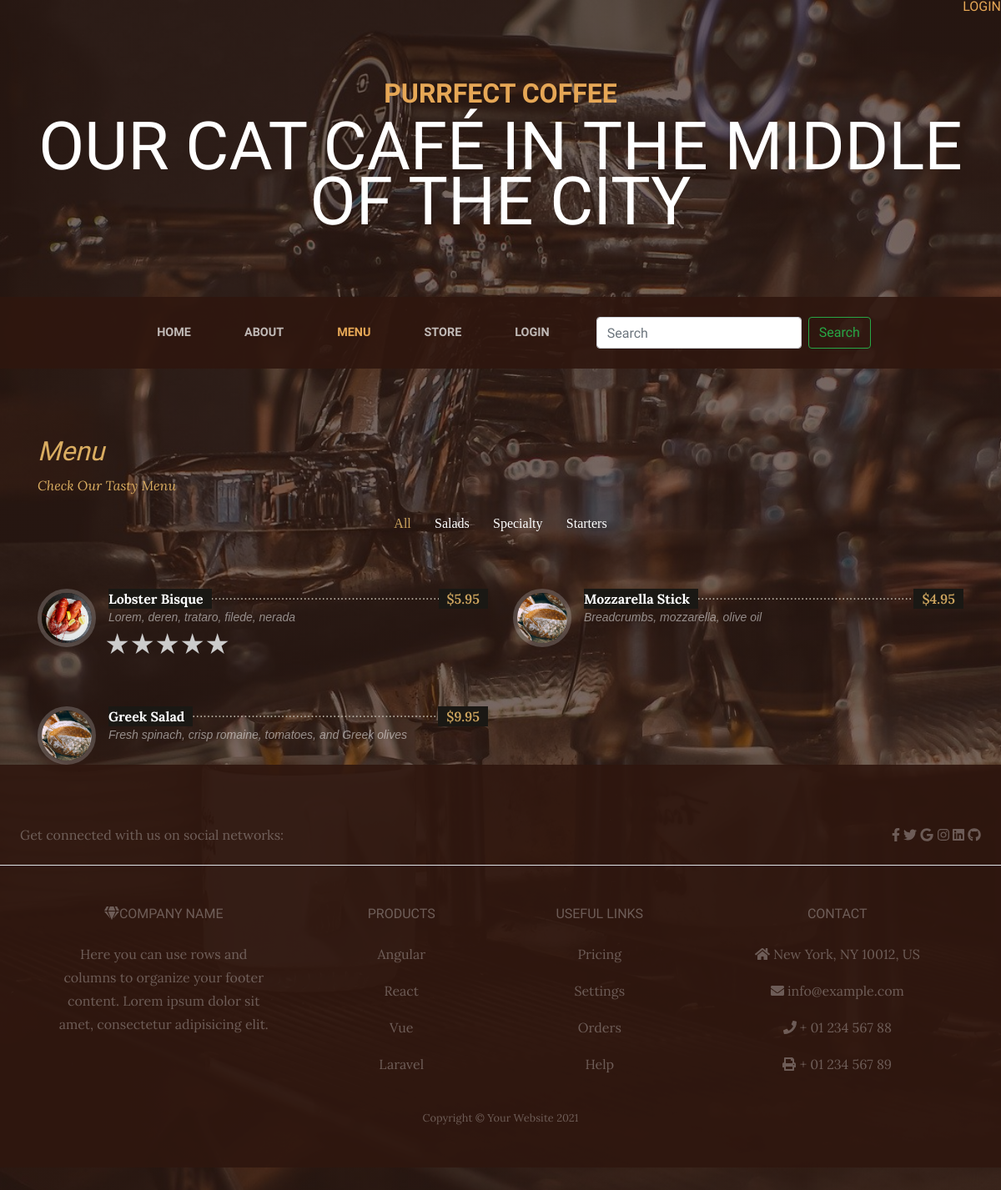
Page /menu.php on the committed database.
### tables this page shows
CREATE TABLE `menufilter` (
  `id` bigint(20) UNSIGNED NOT NULL,
  `filterName` varchar(20) DEFAULT NULL
);

CREATE TABLE `menuitems` (
  `id` bigint(20) UNSIGNED NOT NULL,
  `dish` varchar(50) DEFAULT NULL,
  `ingredients` varchar(200) DEFAULT NULL,
  `price` decimal(4,2) DEFAULT NULL,
  `filter` varchar(20) DEFAULT NULL
);

### menu.php (the view, shortened to what this page needs)
<!DOCTYPE html>
<html lang="en">
  <head>
    <link href="css/styles.css" rel="stylesheet" />
  </head>
  <body>
    <?php
       $page = 'menu';
       require 'header1.php';
    ?>
    <section class="page-section">
      <section id="menu" class="menu section-bg">
        <div class="container" data-aos="fade-up">
          <div class="section-title">
            <h2>Menu</h2>
            <p>Check Our Tasty Menu</p>
          </div>
          <div class="row" data-aos="fade-up" data-aos-delay="100">
            <div class="col-lg-12 d-flex justify-content-center">
              <ul id="menu-flters">
                <li data-filter="*" class="filter-active">All</li>
                <?php
                  require 'utils/connect_db.php';
                  $sql = "SELECT filterName FROM menufilter";
                  $result = $connection->query($sql);
                  if ($result->num_rows > 0) {
                    while($row = $result->fetch_assoc()){
                      echo'
                      <li data-filter=".filter-'.$row["filterName"].'">'.$row["filterName"].'</li>
                      ';
                    }
                  }
                  else {
                      header("Location: ../index.php");
                      exit();
                  }
                ?>
              </ul>
            </div>
          </div>
          <div
            class="row menu-container"
            data-aos="fade-up"
            data-aos-delay="200"
          >
            <div class="col-lg-6 menu-item filter-starters">
              <img
                src="assets/img/menu/lobster-bisque.jpg"
                class="menu-img"
                alt=""
              />
              <div class="menu-content">
                <a href="#">Lobster Bisque</a><span>$5.95</span>
              </div>
              <div class="menu-ingredients">
                Lorem, deren, trataro, filede, nerada
              </div>
              <div class="rate">
                <label for="star5" title="text">5 stars</label>
                <label for="star4" title="text">4 stars</label>
                <label for="star3" title="text">3 stars</label>
                <label for="star2" title="text">2 stars</label>
                <label for="star1" title="text">1 star</label>
              </div>
            </div>
            <?php
              $sql = "SELECT dish, ingredients, price, filter FROM menuItems";
              $result = $connection->query($sql);
              if ($result->num_rows > 0) {
                while($row = $result->fetch_assoc()){
                  echo'
                  <div class="col-lg-6 menu-item filter-'.$row["filter"].'">
                    <img
                      src="assets/img/menu/bread-barrel.jpg"
                      class="menu-img"
                      alt=""
                    />
                    <div class="menu-content"><a>'.$row["dish"].'</a> <span>$'.$row["price"].'</span></div>
                    <div class="menu-ingredients">'.$row["ingredients"].'</div>
                  </div>
                  ';
                }
              }
              else {
                  $connection->close();
                  header("Location: ../index.php");
                  exit();
              }
            ?>
    </section>
    <?php
       require 'footer.php';
       ?>
  </body>
</html>

### header1.php (shortened to what this page needs)
<!DOCTYPE html>
<div id="login_bar" style="text-align: right">
            <ul id="login_signup">
                <li><a href="login.php" id="login_link">Login </a></li>
            </ul>
</div>
<h1 class="site-heading text-center text-white d-none d-lg-block">
    <span class="site-heading-upper text-primary mb-3">PURRfect Coffee</span>
    <span class="site-heading-lower">Our cat café in the middle of the city</span>
</h1>
<nav class="navbar navbar-expand-lg navbar-dark py-lg-4" id="mainNav">
    <div class="container">
        <div class="collapse navbar-collapse" id="navbarResponsive">
            <ul id="navbar-nav" class="navbar-nav mx-auto">
                <?php
                    if(isset($page)){
                        if($page==='home') {
                            echo '<li class="nav-item active px-lg-4"><a class="nav-link text-uppercase text-expanded" href="index.php">Home<span class="sr-only">(current)</span></a></li>';
                        } else {
                            echo '<li class="nav-item px-lg-4"><a class="nav-link text-uppercase text-expanded" href="index.php">Home</a></li>';
                        }
                        if($page==='about') {
                            echo '<li class="nav-item active px-lg-4"><a class="nav-link text-uppercase text-expanded" href="about.php">About</a></li>';
                        } else {
                            echo '<li class="nav-item px-lg-4"><a class="nav-link text-uppercase text-expanded" href="about.php">About</a></li>';
                        }
                        if($page==='menu') {
                            echo '<li class="nav-item active px-lg-4"><a class="nav-link text-uppercase text-expanded" href="menu.php">Menu</a></li>';
                        } else {
                            echo '<li class="nav-item px-lg-4"><a class="nav-link text-uppercase text-expanded" href="menu.php">Menu</a></li>';
                        }
                        if($page==='store') {
                            echo '<li class="nav-item active px-lg-4"><a class="nav-link text-uppercase text-expanded" href="store.php">Store</a></li>';
                        } else {
                            echo '<li class="nav-item px-lg-4"><a class="nav-link text-uppercase text-expanded" href="store.php">Store</a></li>';
                        }
                    }
                ?>
                <?php
                if(isset($_SESSION['userId'])){
                    echo'<li class="nav-item dropdown">
                    <a class="nav-link dropdown-toggle" href="#" id="navbarDropdown" role="button" data-toggle="dropdown" aria-haspopup="true" aria-expanded="false">
                    PROFILE
                    </a>
                    <div class="dropdown-menu" aria-labelledby="navbarDropdown">
                      <a class="dropdown-item" href="show_profile.php">View Profile</a>
                      <div class="dropdown-divider"></div>
                      <a class="dropdown-item" href="utils/logout.php">Logout</a>
                    </div>
                  </li>';
                }
                else{
                    if(isset($page)){
                        if($page==='login') {
                            echo'<li class="nav-item active px-lg-4"><a class="nav-link text-uppercase text-expanded" href="login.php">Login</a></li>';
                        } else {
                            echo'<li class="nav-item px-lg-4"><a class="nav-link text-uppercase text-expanded" href="login.php">Login</a></li>';
                        }
                    } else {
                        echo'<li class="nav-item px-lg-4"><a class="nav-link text-uppercase text-expanded" href="login.php">Login</a></li>';
                    }
                }
                ?>
                <form class="form-inline my-2 ml-4 my-lg-0">
                    <input class="form-control mr-sm-2" type="search" placeholder="Search" aria-label="Search">
                    <button class="btn btn-outline-success my-2 my-sm-0" type="submit">Search</button>
                </form>
            </ul>
        </div>
    </div>
</nav>

### footer.php
<!DOCTYPE html>
<footer class="footer text-faded text-center py-5">
  <section
    class="d-flex justify-content-center justify-content-lg-between p-4 border-bottom"
  >
    <div class="me-5 d-none d-lg-block">
      <span>Get connected with us on social networks:</span>
    </div>
    <div>
      <a href="" class="me-4 text-reset">
        <i class="fab fa-facebook-f"></i>
      </a>
      <a href="" class="me-4 text-reset">
        <i class="fab fa-twitter"></i>
      </a>
      <a href="" class="me-4 text-reset">
        <i class="fab fa-google"></i>
      </a>
      <a href="" class="me-4 text-reset">
        <i class="fab fa-instagram"></i>
      </a>
      <a href="" class="me-4 text-reset">
        <i class="fab fa-linkedin"></i>
      </a>
      <a href="" class="me-4 text-reset">
        <i class="fab fa-github"></i>
      </a>
    </div>
  </section>
  <section class="">
    <div class="container text-center text-md-start mt-5">
      <div class="row mt-3">
        <div class="col-md-3 col-lg-4 col-xl-3 mx-auto mb-4">
          <h6 class="text-uppercase fw-bold mb-4">
            <i class="fas fa-gem me-3"></i>Company name
          </h6>
          <p>
            Here you can use rows and columns to organize your footer content. Lorem ipsum
            dolor sit amet, consectetur adipisicing elit.
          </p>
        </div>
        <div class="col-md-2 col-lg-2 col-xl-2 mx-auto mb-4">
          <h6 class="text-uppercase fw-bold mb-4">
            Products
          </h6>
          <p>
            <a href="#!" class="text-reset">Angular</a>
          </p>
          <p>
            <a href="#!" class="text-reset">React</a>
          </p>
          <p>
            <a href="#!" class="text-reset">Vue</a>
          </p>
          <p>
            <a href="#!" class="text-reset">Laravel</a>
          </p>
        </div>
        <div class="col-md-3 col-lg-2 col-xl-2 mx-auto mb-4">
          <h6 class="text-uppercase fw-bold mb-4">
            Useful links
          </h6>
          <p>
            <a href="#!" class="text-reset">Pricing</a>
          </p>
          <p>
            <a href="#!" class="text-reset">Settings</a>
          </p>
          <p>
            <a href="#!" class="text-reset">Orders</a>
          </p>
          <p>
            <a href="#!" class="text-reset">Help</a>
          </p>
        </div>
        <div class="col-md-4 col-lg-3 col-xl-3 mx-auto mb-md-0 mb-4">
          <h6 class="text-uppercase fw-bold mb-4">
            Contact
          </h6>
          <p><i class="fas fa-home me-3"></i> New York, NY 10012, US</p>
          <p>
            <i class="fas fa-envelope me-3"></i>
            info@example.com
          </p>
          <p><i class="fas fa-phone me-3"></i> + 01 234 567 88</p>
          <p><i class="fas fa-print me-3"></i> + 01 234 567 89</p>
        </div>
      </div>
    </div>
  </section>
    <div class="container"><p class="m-0 small">Copyright © Your Website 2021</p></div>
</footer>

### rows in the picture
menufilter: filterName "Salads"
menufilter: filterName "Specialty"
menufilter: filterName "Starters"
menuitems: dish "Mozzarella Stick", price "4.95", ingredients "Breadcrumbs, mozzarella, olive oil"
menuitems: dish "Greek Salad", price "9.95", ingredients "Fresh spinach, crisp romaine, tomatoes, and Greek olives"
